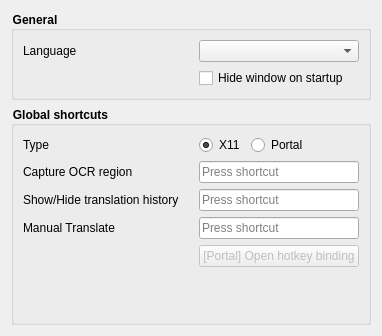
       <widget class="QWidget" name="generalPage">
        <layout class="QVBoxLayout" name="verticalLayout_2">
         <item>
          <widget class="QGroupBox" name="groupBox">
           <property name="styleSheet">
            <string notr="true">QGroupBox {
font-weight: 700;
}</string>
           </property>
           <property name="title">
            <string>General</string>
           </property>
           <layout class="QFormLayout" name="formLayout">
            <item row="0" column="0">
             <widget class="QLabel" name="label">
              <property name="text">
               <string>Language</string>
              </property>
             </widget>
            </item>
            <item row="0" column="1">
             <widget class="QComboBox" name="generalBoxLanguage">
              <property name="font">
               <font>
                <weight>50</weight>
                <bold>false</bold>
               </font>
              </property>
              <property name="currentText">
               <string notr="true"/>
              </property>
              <property name="currentIndex">
               <number>-1</number>
              </property>
             </widget>
            </item>
            <item row="1" column="1">
             <widget class="QCheckBox" name="generalToggledStartup">
              <property name="text">
               <string>Hide window on startup</string>
              </property>
              <property name="checked">
               <bool>false</bool>
              </property>
             </widget>
            </item>
            <item row="1" column="0">
             <spacer name="horizontalSpacer_2">
              <property name="orientation">
               <enum>Qt::Horizontal</enum>
              </property>
              <property name="sizeType">
               <enum>QSizePolicy::Fixed</enum>
              </property>
              <property name="sizeHint" stdset="0">
               <size>
                <width>170</width>
                <height>20</height>
               </size>
              </property>
             </spacer>
            </item>
           </layout>
          </widget>
         </item>
         <item>
          <widget class="QGroupBox" name="groupBox_6">
           <property name="styleSheet">
            <string notr="true">QGroupBox {
font-weight: 700;
}</string>
           </property>
           <property name="title">
            <string>Global shortcuts</string>
           </property>
           <layout class="QFormLayout" name="formLayout_4">
            <property name="fieldGrowthPolicy">
             <enum>QFormLayout::AllNonFixedFieldsGrow</enum>
            </property>
            <item row="0" column="0">
             <widget class="QLabel" name="generalLabelHotKey">
              <property name="text">
               <string>Type</string>
              </property>
             </widget>
            </item>
            <item row="0" column="1">
             <layout class="QHBoxLayout" name="generalRadioHotKeyLayout">
              <item>
               <widget class="QRadioButton" name="generalRadioHotKey">
                <property name="accessibleName">
                 <string notr="true"/>
                </property>
                <property name="text">
                 <string notr="true">X11</string>
                </property>
                <property name="checked">
                 <bool>true</bool>
                </property>
               </widget>
              </item>
              <item>
               <widget class="QRadioButton" name="generalRadioHotKeyPortal">
                <property name="accessibleName">
                 <string notr="true"/>
                </property>
                <property name="text">
                 <string notr="true">Portal</string>
                </property>
               </widget>
              </item>
              <item>
               <spacer name="horizontalSpacer_8">
                <property name="orientation">
                 <enum>Qt::Horizontal</enum>
                </property>
                <property name="sizeHint" stdset="0">
                 <size>
                  <width>40</width>
                  <height>20</height>
                 </size>
                </property>
               </spacer>
              </item>
             </layout>
            </item>
            <item row="1" column="0">
             <widget class="QLabel" name="label_13">
              <property name="text">
               <string>Capture OCR region</string>
              </property>
             </widget>
            </item>
            <item row="1" column="1">
             <widget class="QKeySequenceEdit" name="generalHotkeySelectNewRegionEdit"/>
            </item>
            <item row="2" column="0">
             <widget class="QLabel" name="label_6">
              <property name="text">
               <string>Show/Hide translation history</string>
              </property>
             </widget>
            </item>
            <item row="2" column="1">
             <widget class="QKeySequenceEdit" name="generalHotkeyHistoryTranslationEdit"/>
            </item>
            <item row="3" column="1">
             <widget class="QKeySequenceEdit" name="generalHotkeyManualTranslateEdit"/>
            </item>
            <item row="4" column="0">
             <spacer name="horizontalSpacer_6">
              <property name="orientation">
               <enum>Qt::Horizontal</enum>
              </property>
              <property name="sizeType">
               <enum>QSizePolicy::Fixed</enum>
              </property>
              <property name="sizeHint" stdset="0">
               <size>
                <width>170</width>
                <height>20</height>
               </size>
              </property>
             </spacer>
            </item>
            <item row="4" column="1">
             <widget class="QPushButton" name="generalBindShortcut">
              <property name="enabled">
               <bool>false</bool>
              </property>
              <property name="text">
               <string>[Portal] Open hotkey binding</string>
              </property>
             </widget>
            </item>
            <item row="5" column="1">
             <spacer name="verticalSpacer_3">
              <property name="orientation">
               <enum>Qt::Vertical</enum>
              </property>
              <property name="sizeHint" stdset="0">
               <size>
                <width>20</width>
                <height>40</height>
               </size>
              </property>
             </spacer>
            </item>
            <item row="3" column="0">
             <widget class="QLabel" name="label_16">
              <property name="text">
               <string>Manual Translate</string>
              </property>
             </widget>
            </item>
           </layout>
          </widget>
         </item>
        </layout>
       </widget>
